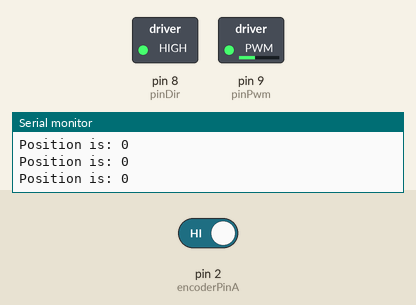
This program was run on a simulated Arduino Mega 2560, built with avr-gcc and run on an emulated ATmega2560. Parts: switched loads named in the program (green lamp = pin HIGH), the last lines printed to the serial monitor. The inputs (shaded band) are chosen by the test bench; at power-on: pin 2 (encoderPinA) HIGH.

Above: at 0.1 s.
At 10.1 s:
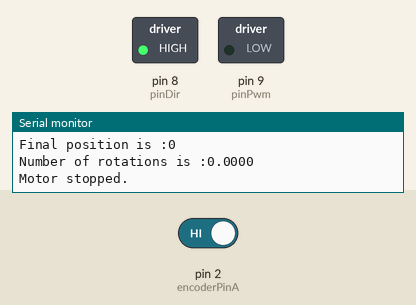
Timing chart, 0 to 11.6 s (numbered marks = the images above):
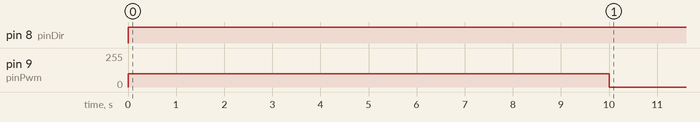

The program:

main.cpp
```cpp
#include <Arduino.h>

const int pinPwm = 9;    // PWM is connected to pin 9.
const int pinDir = 8;    // DIR is connected to pin 8.
static int iSpeed = 100;  // Speed of the motor.

volatile long encoderValue = 0;
const int encoderPinA = 2;  // Attach to interrupt pin
const int encoderPinB = 3;  // Attach to interrupt pin

unsigned long startTime; // Variable to store the start time
unsigned long runTime = 10000;     // Run time in milliseconds (10 seconds)

int gear_ratio_motor = 174;
int PPR_motor = 13;


void readEncoder();

void setup()
{
  Serial.begin(115200);
  Serial.println("Changed");
  // Initialize the PWM and DIR pins as digital outputs.
  pinMode(pinPwm, OUTPUT);
  pinMode(pinDir, OUTPUT);

  pinMode(encoderPinA, INPUT_PULLUP);
  pinMode(encoderPinB, INPUT_PULLUP);

  attachInterrupt(digitalPinToInterrupt(encoderPinA), readEncoder, RISING);

  startTime = millis();  // Capture the start time
}

void loop()
{
  // Check if 10 seconds have passed
  if ((millis() - startTime) <= runTime)
  {
    analogWrite(pinPwm, iSpeed);
    digitalWrite(pinDir, HIGH);

    //float rotations = encoderValue / 13.0;
    Serial.print("Position is: ");
    Serial.println(encoderValue);

    delay(10);
  }
  else
  {
    analogWrite(pinPwm, 0);  // Stop the motor
    Serial.print("Final position is :");
    Serial.println(encoderValue);
    int last_val = encoderValue;
    float rotations = last_val / float(gear_ratio_motor * PPR_motor);
    Serial.print("Number of rotations is :");
    Serial.println(rotations,4);
    Serial.println("Motor stopped.");
    while (1);  // Stop the loop from running further
  }
}

void readEncoder()
{
  // Read the current state of ENCA and ENCB
  bool encAState = digitalRead(encoderPinA);
  //bool encBState = digitalRead(encoderPinB);
  // Serial.print(">Encoder A: ");
  // Serial.println(encAState);
  // Serial.print(">Encoder B: ");
  // Serial.println(encBState);

  if (encAState > 0)
  {
    encoderValue++;
  }
  else
  {
    encoderValue--;
  }
}
```

Measured:
- by itself, pin 8 (pinDir): LOW → HIGH at 0.00 s
- by itself, pin 9 (pinPwm): 0/255 → 100/255 at 0.00 s, → 0/255 10.0 s later
